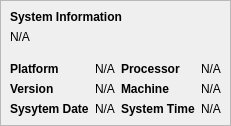
           <widget class="QWidget" name="System_information">
            <layout class="QVBoxLayout" name="verticalLayout_5">
             <property name="spacing">
              <number>0</number>
             </property>
             <property name="leftMargin">
              <number>0</number>
             </property>
             <property name="topMargin">
              <number>0</number>
             </property>
             <property name="rightMargin">
              <number>0</number>
             </property>
             <property name="bottomMargin">
              <number>0</number>
             </property>
             <item>
              <widget class="QFrame" name="frame_4">
               <property name="frameShape">
                <enum>QFrame::StyledPanel</enum>
               </property>
               <property name="frameShadow">
                <enum>QFrame::Raised</enum>
               </property>
               <layout class="QVBoxLayout" name="verticalLayout_6">
                <property name="spacing">
                 <number>0</number>
                </property>
                <property name="leftMargin">
                 <number>0</number>
                </property>
                <property name="topMargin">
                 <number>0</number>
                </property>
                <property name="rightMargin">
                 <number>0</number>
                </property>
                <property name="bottomMargin">
                 <number>0</number>
                </property>
                <item>
                 <widget class="QFrame" name="frame_5">
                  <property name="frameShape">
                   <enum>QFrame::NoFrame</enum>
                  </property>
                  <property name="frameShadow">
                   <enum>QFrame::Raised</enum>
                  </property>
                  <layout class="QVBoxLayout" name="verticalLayout_7">
                   <property name="spacing">
                    <number>6</number>
                   </property>
                   <item>
                    <widget class="QLabel" name="label_35">
                     <property name="font">
                      <font>
                       <bold>true</bold>
                      </font>
                     </property>
                     <property name="text">
                      <string>System Information</string>
                     </property>
                    </widget>
                   </item>
                   <item>
                    <widget class="QLabel" name="label_49">
                     <property name="text">
                      <string>N/A</string>
                     </property>
                    </widget>
                   </item>
                  </layout>
                 </widget>
                </item>
                <item>
                 <widget class="QFrame" name="frame_6">
                  <property name="frameShape">
                   <enum>QFrame::NoFrame</enum>
                  </property>
                  <property name="frameShadow">
                   <enum>QFrame::Raised</enum>
                  </property>
                  <layout class="QGridLayout" name="gridLayout_6">
                   <item row="1" column="0">
                    <widget class="QLabel" name="label_38">
                     <property name="font">
                      <font>
                       <bold>true</bold>
                      </font>
                     </property>
                     <property name="text">
                      <string>Version</string>
                     </property>
                    </widget>
                   </item>
                   <item row="1" column="2">
                    <widget class="QLabel" name="label_46">
                     <property name="font">
                      <font>
                       <bold>true</bold>
                      </font>
                     </property>
                     <property name="text">
                      <string>Machine</string>
                     </property>
                    </widget>
                   </item>
                   <item row="2" column="1">
                    <widget class="QLabel" name="label_41">
                     <property name="text">
                      <string>N/A</string>
                     </property>
                    </widget>
                   </item>
                   <item row="0" column="1">
                    <widget class="QLabel" name="label_37">
                     <property name="text">
                      <string>N/A</string>
                     </property>
                    </widget>
                   </item>
                   <item row="2" column="3">
                    <widget class="QLabel" name="label_42">
                     <property name="text">
                      <string>N/A</string>
                     </property>
                    </widget>
                   </item>
                   <item row="0" column="2">
                    <widget class="QLabel" name="label_43">
                     <property name="font">
                      <font>
                       <bold>true</bold>
                      </font>
                     </property>
                     <property name="text">
                      <string>Processor</string>
                     </property>
                    </widget>
                   </item>
                   <item row="0" column="3">
                    <widget class="QLabel" name="label_45">
                     <property name="text">
                      <string>N/A</string>
                     </property>
                    </widget>
                   </item>
                   <item row="1" column="3">
                    <widget class="QLabel" name="label_44">
                     <property name="text">
                      <string>N/A</string>
                     </property>
                    </widget>
                   </item>
                   <item row="1" column="1">
                    <widget class="QLabel" name="label_39">
                     <property name="text">
                      <string>N/A</string>
                     </property>
                    </widget>
                   </item>
                   <item row="0" column="0">
                    <widget class="QLabel" name="label_36">
                     <property name="font">
                      <font>
                       <bold>true</bold>
                      </font>
                     </property>
                     <property name="text">
                      <string>Platform</string>
                     </property>
                    </widget>
                   </item>
                   <item row="2" column="0">
                    <widget class="QLabel" name="label_40">
                     <property name="font">
                      <font>
                       <bold>true</bold>
                      </font>
                     </property>
                     <property name="text">
                      <string>Sysytem Date</string>
                     </property>
                    </widget>
                   </item>
                   <item row="2" column="2">
                    <widget class="QLabel" name="label_47">
                     <property name="font">
                      <font>
                       <bold>true</bold>
                      </font>
                     </property>
                     <property name="text">
                      <string>System Time</string>
                     </property>
                    </widget>
                   </item>
                  </layout>
                 </widget>
                </item>
               </layout>
              </widget>
             </item>
            </layout>
           </widget>
